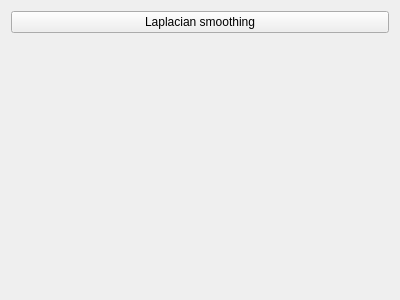
<?xml version="1.0" encoding="UTF-8"?>
<ui version="4.0">
    <class>MyWidget</class>
    <widget class="QWidget" name="MyWidget">
        <property name="geometry">
            <rect>
                <x>0</x>
                <y>0</y>
                <width>400</width>
                <height>300</height>
            </rect>
        </property>
        <property name="windowTitle">
            <string>Form</string>
        </property>
        <layout class="QGridLayout" name="gridLayout">
            <item row="2" column="0">
                <spacer name="verticalSpacer">
                    <property name="orientation">
                        <enum>Qt::Vertical</enum>
                    </property>
                    <property name="sizeHint" stdset="0">
                        <size>
                            <width>20</width>
                            <height>40</height>
                        </size>
                    </property>
                </spacer>
            </item>
            <item row="0" column="0">
                <widget class="QPushButton" name="_runButton">
                    <property name="text">
                        <string>Laplacian smoothing</string>
                    </property>
                </widget>
            </item>
            <!-- <item row="1" column="0">
                <widget class="QPushButton" name="_customBotton">
                    <property name="text">
                        <string>Custom</string>
                    </property>
                </widget>
            </item> -->
        </layout>
    </widget>
    <resources/>
    <connections/>
    <slots>
        <signal>selectedModelChanged(QString)</signal>
    </slots>
</ui>
